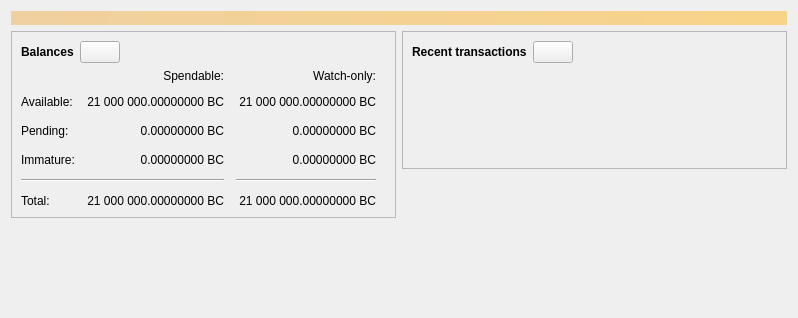
<?xml version="1.0" encoding="UTF-8"?>
<ui version="4.0">
 <class>OverviewPage</class>
 <widget class="QWidget" name="OverviewPage">
  <property name="geometry">
   <rect>
    <x>0</x>
    <y>0</y>
    <width>798</width>
    <height>318</height>
   </rect>
  </property>
  <property name="windowTitle">
   <string>Form</string>
  </property>
  <layout class="QVBoxLayout" name="topLayout">
   <item>
    <widget class="QLabel" name="labelAlerts">
     <property name="visible">
      <bool>false</bool>
     </property>
     <property name="styleSheet">
      <string notr="true">QLabel { background-color: qlineargradient(x1: 0, y1: 0, x2: 1, y2: 0, stop:0 #F0D0A0, stop:1 #F8D488); color:#000000; }</string>
     </property>
     <property name="wordWrap">
      <bool>true</bool>
     </property>
     <property name="margin">
      <number>3</number>
     </property>
     <property name="textInteractionFlags">
      <set>Qt::TextSelectableByMouse</set>
     </property>
    </widget>
   </item>
   <item>
    <layout class="QHBoxLayout" name="horizontalLayout" stretch="1,1">
     <item>
      <layout class="QVBoxLayout" name="verticalLayout_2">
       <item>
        <widget class="QFrame" name="frame">
         <property name="frameShape">
          <enum>QFrame::StyledPanel</enum>
         </property>
         <property name="frameShadow">
          <enum>QFrame::Raised</enum>
         </property>
         <layout class="QVBoxLayout" name="verticalLayout_4">
          <item>
           <layout class="QHBoxLayout" name="horizontalLayout_4">
            <item>
             <widget class="QLabel" name="label_5">
              <property name="font">
               <font>
                <weight>75</weight>
                <bold>true</bold>
               </font>
              </property>
              <property name="text">
               <string>Balances</string>
              </property>
             </widget>
            </item>
            <item>
             <widget class="QPushButton" name="labelWalletStatus">
              <property name="enabled">
               <bool>true</bool>
              </property>
              <property name="maximumSize">
               <size>
                <width>45</width>
                <height>16777215</height>
               </size>
              </property>
              <property name="toolTip">
               <string>The displayed information may be out of date. Your wallet automatically synchronizes with the Bitcoins network after a connection is established, but this process has not completed yet.</string>
              </property>
              <property name="text">
               <string/>
              </property>
              <property name="icon">
               <iconset resource="../bitcoins.qrc">
                <normaloff>:/icons/warning</normaloff>
                <disabledoff>:/icons/warning</disabledoff>:/icons/warning</iconset>
              </property>
              <property name="iconSize">
               <size>
                <width>24</width>
                <height>24</height>
               </size>
              </property>
             </widget>
            </item>
            <item>
             <spacer name="horizontalSpacer_3">
              <property name="orientation">
               <enum>Qt::Horizontal</enum>
              </property>
              <property name="sizeHint" stdset="0">
               <size>
                <width>40</width>
                <height>20</height>
               </size>
              </property>
             </spacer>
            </item>
           </layout>
          </item>
          <item>
           <layout class="QGridLayout" name="gridLayout">
            <property name="spacing">
             <number>12</number>
            </property>
            <item row="2" column="2">
             <widget class="QLabel" name="labelWatchPending">
              <property name="cursor">
               <cursorShape>IBeamCursor</cursorShape>
              </property>
              <property name="toolTip">
               <string>Unconfirmed transactions to watch-only addresses</string>
              </property>
              <property name="text">
               <string notr="true">0.00000000 BC</string>
              </property>
              <property name="alignment">
               <set>Qt::AlignRight|Qt::AlignTrailing|Qt::AlignVCenter</set>
              </property>
              <property name="textInteractionFlags">
               <set>Qt::LinksAccessibleByMouse|Qt::TextSelectableByKeyboard|Qt::TextSelectableByMouse</set>
              </property>
             </widget>
            </item>
            <item row="2" column="1">
             <widget class="QLabel" name="labelUnconfirmed">
              <property name="cursor">
               <cursorShape>IBeamCursor</cursorShape>
              </property>
              <property name="toolTip">
               <string>Total of transactions that have yet to be confirmed, and do not yet count toward the spendable balance</string>
              </property>
              <property name="text">
               <string notr="true">0.00000000 BC</string>
              </property>
              <property name="alignment">
               <set>Qt::AlignRight|Qt::AlignTrailing|Qt::AlignVCenter</set>
              </property>
              <property name="textInteractionFlags">
               <set>Qt::LinksAccessibleByMouse|Qt::TextSelectableByKeyboard|Qt::TextSelectableByMouse</set>
              </property>
             </widget>
            </item>
            <item row="3" column="2">
             <widget class="QLabel" name="labelWatchImmature">
              <property name="cursor">
               <cursorShape>IBeamCursor</cursorShape>
              </property>
              <property name="toolTip">
               <string>Mined balance in watch-only addresses that has not yet matured</string>
              </property>
              <property name="text">
               <string notr="true">0.00000000 BC</string>
              </property>
              <property name="alignment">
               <set>Qt::AlignRight|Qt::AlignTrailing|Qt::AlignVCenter</set>
              </property>
              <property name="textInteractionFlags">
               <set>Qt::LinksAccessibleByMouse|Qt::TextSelectableByKeyboard|Qt::TextSelectableByMouse</set>
              </property>
             </widget>
            </item>
            <item row="4" column="0" colspan="2">
             <widget class="Line" name="line">
              <property name="orientation">
               <enum>Qt::Horizontal</enum>
              </property>
             </widget>
            </item>
            <item row="4" column="2">
             <widget class="Line" name="lineWatchBalance">
              <property name="sizePolicy">
               <sizepolicy hsizetype="Preferred" vsizetype="Fixed">
                <horstretch>0</horstretch>
                <verstretch>0</verstretch>
               </sizepolicy>
              </property>
              <property name="minimumSize">
               <size>
                <width>140</width>
                <height>0</height>
               </size>
              </property>
              <property name="orientation">
               <enum>Qt::Horizontal</enum>
              </property>
             </widget>
            </item>
            <item row="5" column="0">
             <widget class="QLabel" name="labelTotalText">
              <property name="text">
               <string>Total:</string>
              </property>
             </widget>
            </item>
            <item row="3" column="1">
             <widget class="QLabel" name="labelImmature">
              <property name="cursor">
               <cursorShape>IBeamCursor</cursorShape>
              </property>
              <property name="toolTip">
               <string>Mined balance that has not yet matured</string>
              </property>
              <property name="text">
               <string notr="true">0.00000000 BC</string>
              </property>
              <property name="alignment">
               <set>Qt::AlignRight|Qt::AlignTrailing|Qt::AlignVCenter</set>
              </property>
              <property name="textInteractionFlags">
               <set>Qt::LinksAccessibleByMouse|Qt::TextSelectableByKeyboard|Qt::TextSelectableByMouse</set>
              </property>
             </widget>
            </item>
            <item row="2" column="3">
             <spacer name="horizontalSpacer_2">
              <property name="orientation">
               <enum>Qt::Horizontal</enum>
              </property>
              <property name="sizeHint" stdset="0">
               <size>
                <width>40</width>
                <height>20</height>
               </size>
              </property>
             </spacer>
            </item>
            <item row="3" column="0">
             <widget class="QLabel" name="labelImmatureText">
              <property name="text">
               <string>Immature:</string>
              </property>
             </widget>
            </item>
            <item row="5" column="1">
             <widget class="QLabel" name="labelTotal">
              <property name="cursor">
               <cursorShape>IBeamCursor</cursorShape>
              </property>
              <property name="toolTip">
               <string>Your current total balance</string>
              </property>
              <property name="text">
               <string notr="true">21 000 000.00000000 BC</string>
              </property>
              <property name="alignment">
               <set>Qt::AlignRight|Qt::AlignTrailing|Qt::AlignVCenter</set>
              </property>
              <property name="textInteractionFlags">
               <set>Qt::LinksAccessibleByMouse|Qt::TextSelectableByKeyboard|Qt::TextSelectableByMouse</set>
              </property>
             </widget>
            </item>
            <item row="5" column="2">
             <widget class="QLabel" name="labelWatchTotal">
              <property name="cursor">
               <cursorShape>IBeamCursor</cursorShape>
              </property>
              <property name="toolTip">
               <string>Current total balance in watch-only addresses</string>
              </property>
              <property name="text">
               <string notr="true">21 000 000.00000000 BC</string>
              </property>
              <property name="alignment">
               <set>Qt::AlignRight|Qt::AlignTrailing|Qt::AlignVCenter</set>
              </property>
              <property name="textInteractionFlags">
               <set>Qt::LinksAccessibleByMouse|Qt::TextSelectableByKeyboard|Qt::TextSelectableByMouse</set>
              </property>
             </widget>
            </item>
            <item row="0" column="2">
             <widget class="QLabel" name="labelWatchonly">
              <property name="text">
               <string>Watch-only:</string>
              </property>
              <property name="alignment">
               <set>Qt::AlignRight|Qt::AlignTrailing|Qt::AlignVCenter</set>
              </property>
             </widget>
            </item>
            <item row="1" column="0">
             <widget class="QLabel" name="labelBalanceText">
              <property name="text">
               <string>Available:</string>
              </property>
             </widget>
            </item>
            <item row="1" column="1">
             <widget class="QLabel" name="labelBalance">
              <property name="cursor">
               <cursorShape>IBeamCursor</cursorShape>
              </property>
              <property name="toolTip">
               <string>Your current spendable balance</string>
              </property>
              <property name="text">
               <string notr="true">21 000 000.00000000 BC</string>
              </property>
              <property name="alignment">
               <set>Qt::AlignRight|Qt::AlignTrailing|Qt::AlignVCenter</set>
              </property>
              <property name="textInteractionFlags">
               <set>Qt::LinksAccessibleByMouse|Qt::TextSelectableByKeyboard|Qt::TextSelectableByMouse</set>
              </property>
             </widget>
            </item>
            <item row="1" column="2">
             <widget class="QLabel" name="labelWatchAvailable">
              <property name="cursor">
               <cursorShape>IBeamCursor</cursorShape>
              </property>
              <property name="toolTip">
               <string>Your current balance in watch-only addresses</string>
              </property>
              <property name="text">
               <string notr="true">21 000 000.00000000 BC</string>
              </property>
              <property name="alignment">
               <set>Qt::AlignRight|Qt::AlignTrailing|Qt::AlignVCenter</set>
              </property>
              <property name="textInteractionFlags">
               <set>Qt::LinksAccessibleByMouse|Qt::TextSelectableByKeyboard|Qt::TextSelectableByMouse</set>
              </property>
             </widget>
            </item>
            <item row="2" column="0">
             <widget class="QLabel" name="labelPendingText">
              <property name="text">
               <string>Pending:</string>
              </property>
             </widget>
            </item>
            <item row="0" column="1">
             <widget class="QLabel" name="labelSpendable">
              <property name="text">
               <string>Spendable:</string>
              </property>
              <property name="alignment">
               <set>Qt::AlignRight|Qt::AlignTrailing|Qt::AlignVCenter</set>
              </property>
             </widget>
            </item>
           </layout>
          </item>
         </layout>
        </widget>
       </item>
       <item>
        <spacer name="verticalSpacer">
         <property name="orientation">
          <enum>Qt::Vertical</enum>
         </property>
         <property name="sizeHint" stdset="0">
          <size>
           <width>20</width>
           <height>40</height>
          </size>
         </property>
        </spacer>
       </item>
      </layout>
     </item>
     <item>
      <layout class="QVBoxLayout" name="verticalLayout_3">
       <item>
        <widget class="QFrame" name="frame_2">
         <property name="frameShape">
          <enum>QFrame::StyledPanel</enum>
         </property>
         <property name="frameShadow">
          <enum>QFrame::Raised</enum>
         </property>
         <layout class="QVBoxLayout" name="verticalLayout">
          <item>
           <layout class="QHBoxLayout" name="horizontalLayout_2">
            <item>
             <widget class="QLabel" name="label_4">
              <property name="font">
               <font>
                <weight>75</weight>
                <bold>true</bold>
               </font>
              </property>
              <property name="text">
               <string>Recent transactions</string>
              </property>
             </widget>
            </item>
            <item>
             <widget class="QPushButton" name="labelTransactionsStatus">
              <property name="enabled">
               <bool>true</bool>
              </property>
              <property name="maximumSize">
               <size>
                <width>45</width>
                <height>16777215</height>
               </size>
              </property>
              <property name="toolTip">
               <string>The displayed information may be out of date. Your wallet automatically synchronizes with the Bitcoins network after a connection is established, but this process has not completed yet.</string>
              </property>
              <property name="text">
               <string/>
              </property>
              <property name="icon">
               <iconset resource="../bitcoins.qrc">
                <normaloff>:/icons/warning</normaloff>
                <disabledoff>:/icons/warning</disabledoff>:/icons/warning</iconset>
              </property>
              <property name="iconSize">
               <size>
                <width>24</width>
                <height>24</height>
               </size>
              </property>
             </widget>
            </item>
            <item>
             <spacer name="horizontalSpacer">
              <property name="orientation">
               <enum>Qt::Horizontal</enum>
              </property>
              <property name="sizeHint" stdset="0">
               <size>
                <width>40</width>
                <height>20</height>
               </size>
              </property>
             </spacer>
            </item>
           </layout>
          </item>
          <item>
           <widget class="TransactionOverviewWidget" name="listTransactions">
            <property name="styleSheet">
             <string notr="true">QListView { background: transparent; }</string>
            </property>
            <property name="frameShape">
             <enum>QFrame::NoFrame</enum>
            </property>
            <property name="verticalScrollBarPolicy">
             <enum>Qt::ScrollBarAlwaysOff</enum>
            </property>
            <property name="horizontalScrollBarPolicy">
             <enum>Qt::ScrollBarAlwaysOff</enum>
            </property>
            <property name="sizeAdjustPolicy">
             <enum>QAbstractScrollArea::AdjustToContents</enum>
            </property>
            <property name="selectionMode">
             <enum>QAbstractItemView::NoSelection</enum>
            </property>
            <property name="uniformItemSizes">
             <bool>true</bool>
            </property>
           </widget>
          </item>
         </layout>
        </widget>
       </item>
       <item>
        <spacer name="verticalSpacer_2">
         <property name="orientation">
          <enum>Qt::Vertical</enum>
         </property>
         <property name="sizeHint" stdset="0">
          <size>
           <width>20</width>
           <height>40</height>
          </size>
         </property>
        </spacer>
       </item>
      </layout>
     </item>
    </layout>
   </item>
  </layout>
 </widget>
 <customwidgets>
  <customwidget>
   <class>TransactionOverviewWidget</class>
   <extends>QListView</extends>
   <header>qt/transactionoverviewwidget.h</header>
  </customwidget>
 </customwidgets>
 <resources/>
 <connections/>
</ui>
